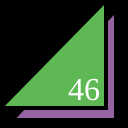
Frame 1 (no input)
Frame 60 (no input): identical to frame 1, image omitted
Frame 120 (the mouse pressed at the canvas centre since frame 60): identical to frame 1, image omitted

The p5.js sketch that drew this single still picture (run headless with seeded random() and noise() and a simulated clock; from frame 60 on, the mouse is pressed at the canvas centre):

// p5.js sketch
// ── sketch.js
function setup() {
  createCanvas(128,128);
}

function draw() {
  background(0);
  strokeWeight(4);
  fill(150, 100, 162);
  triangle(12,120,116,120,116,10);
  fill(94, 185, 84);
  triangle(0,108,106,108,106,0);
  fill(255);
  textSize(32);
  textFont("serif");
  text("46", 68, 100);
}
